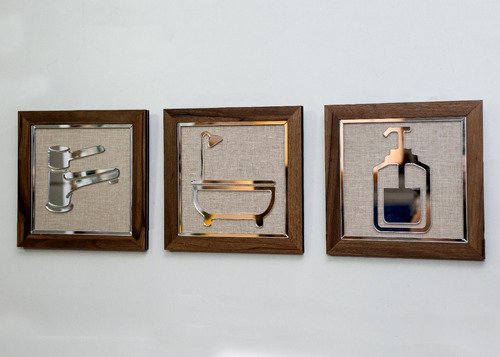
#> input picture quadros.jpg, 500 x 357 px
$ python watershed.py
#> lines starting #> are read from the running program, lines starting #| are printed output that depends on the picture
from math import floor
import numpy as np
import cv2
import imutils
from skimage.feature import peak_local_max
from skimage.segmentation import watershed
from scipy import ndimage
from tkinter import *
from tkinter import colorchooser
import colorsys

drawing = False # true if mouse is pressed
mode = True # if True, draw rectangle. Press 'm' to toggle to curve
ix,iy = -1,-1

# Exemplos de imagens de parede
INPUT_IMAGE =  './quadros.jpg'
# INPUT_IMAGE =  './parede_rosa.jpg'
# INPUT_IMAGE =  './parede_azul.jpg'
# INPUT_IMAGE =  './parede_real.jpg'


# Função usada para selecionar a parede que será pintada
def selectBackground(event,x,y,flags, param):
    global ix,iy,drawing,mode

    if event == cv2.EVENT_LBUTTONDOWN:
        drawing = True
        ix,iy = x,y

    elif event == cv2.EVENT_MOUSEMOVE:
        if drawing == True:
            cv2.circle(sure_bg,(x,y),15,(0,0,0),-1)
            cv2.circle(sure_bg_mask,(x,y),15,(0,0,0),-1)

    elif event == cv2.EVENT_LBUTTONUP:
        drawing = False
        cv2.circle(sure_bg,(x,y),15,(0,0,0),-1)
        cv2.circle(sure_bg_mask,(x,y),15,(0,0,0),-1)

# Função usada para selecionar os objetos de frente da imagem
def selectForeground(event,x,y,flags, param):
    global ix,iy,drawing,mode

    if event == cv2.EVENT_LBUTTONDOWN:
        drawing = True
        ix,iy = x,y

    elif event == cv2.EVENT_MOUSEMOVE:
        if drawing == True:
            cv2.circle(sure_fg,(x,y),15,(255,255,255),-1)
            cv2.circle(sure_fg_mask,(x,y),15,(255,255,255),-1)

    elif event == cv2.EVENT_LBUTTONUP:
        drawing = False
        cv2.circle(sure_fg,(x,y),15,(255,255,255),-1)
        cv2.circle(sure_fg_mask,(x,y),15,(255,255,255),-1)

# Leitura da imagem
img = cv2.imread (INPUT_IMAGE, cv2.IMREAD_COLOR)
#> img is the input picture: shape (357, 500, 3); mean B, G, R 168.5, 172.7, 177.3

# Caso necessário, usado para redimencionar o tamanho da imagem
if INPUT_IMAGE == './parede_rosa.jpg' or INPUT_IMAGE == './parede_real.jpg':
    img = cv2.resize(img, (floor(img.shape[0]/6), floor(img.shape[1]/6)))
elif INPUT_IMAGE == './parede_azul.jpg':
    img = cv2.resize(img, (floor(img.shape[0]/2), floor(img.shape[1]/2)))
cv2.imshow('Original', img)

# Reliza uma copia da imagem original para a definição do fundo
sure_bg = img.copy()

# Máscara toda branca, onde as áreas pretas são o fundo
sure_bg_mask = np.ones((img.shape[0], img.shape[1]), np.uint8)

# Abre uma janela que terá o reconhecimento do click do mouse
cv2.namedWindow('Pinte a parede que deseja pintar')
cv2.setMouseCallback('Pinte a parede que deseja pintar',selectBackground)

# Entra em um loop até que seja precionado enter ou esc
while(1):
    cv2.imshow('Pinte a parede que deseja pintar',sure_bg)
    k = cv2.waitKey(1) & 0xFF
#> (key Esc is pressed here)
    if k == ord('m'):
        mode = not mode
    elif k == 13 or k == 27:
        break

# Pinta de branco tudo o que não foi selecionado na máscara
sure_bg_mask = np.where(sure_bg_mask != 0, 255, 0)
sure_bg_mask = sure_bg_mask.astype(np.uint8)
cv2.imshow('Sure BG', sure_bg_mask)

# Reliza uma copia da imagem original para a definição dos objetos de frente
sure_fg = img.copy()

# Máscara toda branca, onde as áreas brancas não são o fundo
sure_fg_mask = np.zeros((img.shape[0], img.shape[1]), np.uint8)

# Abre uma janela que terá o reconhecimento do click do mouse
cv2.namedWindow('Pinte os objetos que não são a parede')
cv2.setMouseCallback('Pinte os objetos que não são a parede',selectForeground)


# Entra em um loop até que seja precionado enter ou esc
while(1):
    cv2.imshow('Pinte os objetos que não são a parede',sure_fg)
    k = cv2.waitKey(1) & 0xFF
#> (key Esc is pressed here)
    if k == ord('m'):
        mode = not mode
    elif k == 13 or k == 27:
        break

# Pinta de preto tudo o que não foi selecionado na máscara
sure_fg_mask = np.where(sure_fg_mask != 255, 0, 255)
sure_fg_mask = sure_fg_mask.astype(np.uint8)
cv2.imshow('Sure FG', sure_fg_mask)

# Faz a diferença entre o que se tem certeza que é fundo e
# o que se tem certeza que é frente
unknown = cv2.subtract(sure_bg_mask, sure_fg_mask)

cv2.imshow('Unknown', unknown.astype(np.uint8))

# Acha os componentes conexos da imagem, colocando labels em cada um
_, markers = cv2.connectedComponents(sure_fg_mask)
markers = markers + 1
markers[unknown == 255] = 0

# Aplica o algoritmo de segmentação watershed
markers = cv2.watershed(img, markers)
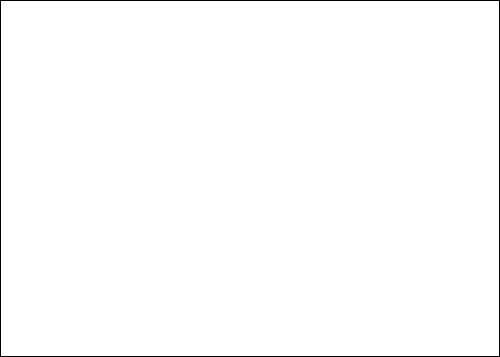
#> markers: shape (357, 500) int32; values -1 (black) and 0 (white), 99% white; black in thin lines or dots

# Abre o color picker
cor = colorchooser.askcolor(title = "Tkinter Color Chooser")

# Faz o tratamento da cor selecionada e a conversão para HLS
cor = cor[0]
#> (the run stopped early here; a loop or call above may not have finished)

$ run again, with parede.jpg copied over quadros.jpg
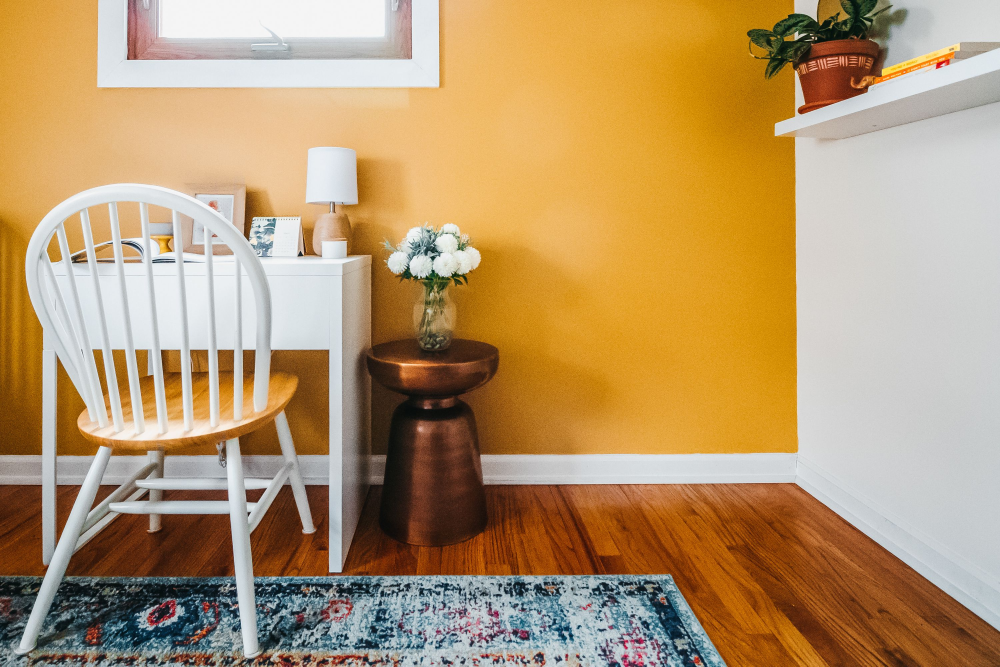
#> input picture parede.jpg, 3000 x 2000 px (shown at 1/3 size)
#> img is the input picture: shape (2000, 3000, 3); mean B, G, R 110.1, 151.5, 182.1
#> `markers = cv2.watershed(img, markers)`:
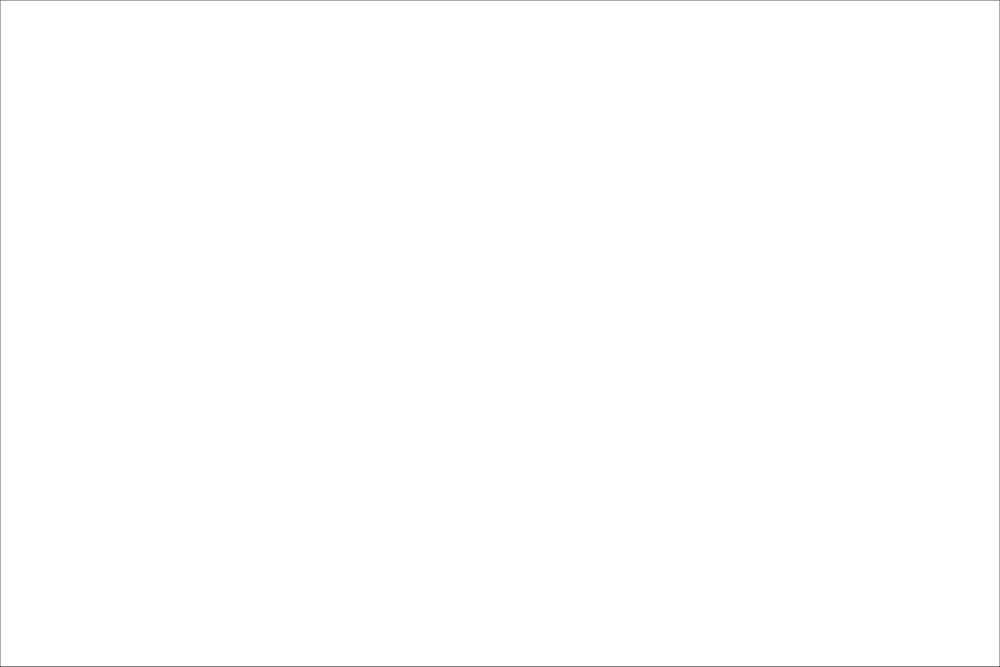
#> markers: shape (2000, 3000) int32 (shown at 1/3 size); values -1 (black) and 0 (white), 99.8% white; black in thin lines or dots
